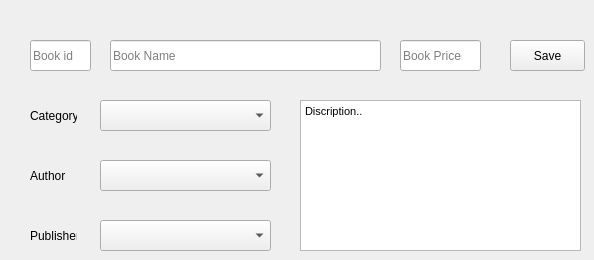
      <widget class="QWidget" name="tab_5">
       <attribute name="title">
        <string>Add New Book</string>
       </attribute>
       <widget class="QLineEdit" name="lineEdit_2">
        <property name="geometry">
         <rect>
          <x>110</x>
          <y>40</y>
          <width>271</width>
          <height>31</height>
         </rect>
        </property>
        <property name="placeholderText">
         <string>Book Name</string>
        </property>
       </widget>
       <widget class="QComboBox" name="comboBox_3">
        <property name="geometry">
         <rect>
          <x>100</x>
          <y>160</y>
          <width>171</width>
          <height>31</height>
         </rect>
        </property>
       </widget>
       <widget class="QPushButton" name="pushButton_2">
        <property name="geometry">
         <rect>
          <x>510</x>
          <y>40</y>
          <width>75</width>
          <height>31</height>
         </rect>
        </property>
        <property name="text">
         <string>Save</string>
        </property>
       </widget>
       <widget class="QLineEdit" name="lineEdit_4">
        <property name="geometry">
         <rect>
          <x>400</x>
          <y>40</y>
          <width>81</width>
          <height>31</height>
         </rect>
        </property>
        <property name="inputMethodHints">
         <set>Qt::ImhPreferNumbers</set>
        </property>
        <property name="placeholderText">
         <string>Book Price</string>
        </property>
       </widget>
       <widget class="QLineEdit" name="lineEdit_5">
        <property name="geometry">
         <rect>
          <x>30</x>
          <y>40</y>
          <width>61</width>
          <height>31</height>
         </rect>
        </property>
        <property name="placeholderText">
         <string>Book id</string>
        </property>
       </widget>
       <widget class="QLabel" name="label_4">
        <property name="geometry">
         <rect>
          <x>30</x>
          <y>160</y>
          <width>47</width>
          <height>31</height>
         </rect>
        </property>
        <property name="text">
         <string>Author</string>
        </property>
       </widget>
       <widget class="QLabel" name="label_5">
        <property name="geometry">
         <rect>
          <x>30</x>
          <y>220</y>
          <width>47</width>
          <height>31</height>
         </rect>
        </property>
        <property name="text">
         <string>Publisher</string>
        </property>
       </widget>
       <widget class="QComboBox" name="comboBox_4">
        <property name="geometry">
         <rect>
          <x>100</x>
          <y>220</y>
          <width>171</width>
          <height>31</height>
         </rect>
        </property>
       </widget>
       <widget class="QLabel" name="label_6">
        <property name="geometry">
         <rect>
          <x>30</x>
          <y>100</y>
          <width>47</width>
          <height>31</height>
         </rect>
        </property>
        <property name="text">
         <string>Category</string>
        </property>
       </widget>
       <widget class="QComboBox" name="comboBox_5">
        <property name="geometry">
         <rect>
          <x>100</x>
          <y>100</y>
          <width>171</width>
          <height>31</height>
         </rect>
        </property>
       </widget>
       <widget class="QTextEdit" name="textEdit">
        <property name="geometry">
         <rect>
          <x>300</x>
          <y>100</y>
          <width>281</width>
          <height>151</height>
         </rect>
        </property>
        <property name="html">
         <string>&lt;!DOCTYPE HTML PUBLIC &quot;-//W3C//DTD HTML 4.0//EN&quot; &quot;http://www.w3.org/TR/REC-html40/strict.dtd&quot;&gt;
&lt;html&gt;&lt;head&gt;&lt;meta name=&quot;qrichtext&quot; content=&quot;1&quot; /&gt;&lt;style type=&quot;text/css&quot;&gt;
p, li { white-space: pre-wrap; }
&lt;/style&gt;&lt;/head&gt;&lt;body style=&quot; font-family:'MV Boli'; font-size:8.25pt; font-weight:400; font-style:normal;&quot;&gt;
&lt;p style=&quot; margin-top:0px; margin-bottom:0px; margin-left:0px; margin-right:0px; -qt-block-indent:0; text-indent:0px;&quot;&gt;&lt;span style=&quot; font-family:'MS Shell Dlg 2';&quot;&gt;Discription..&lt;/span&gt;&lt;/p&gt;&lt;/body&gt;&lt;/html&gt;</string>
        </property>
       </widget>
      </widget>
